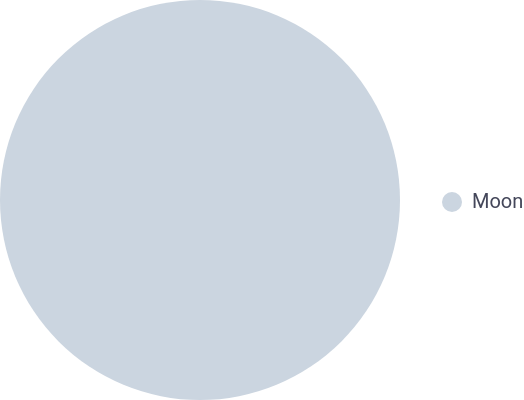

Vega-Lite specification stored for this chart:
### Vega-Lite specification from a JSON file in a GitHub repository (floating-point values rounded to 4 significant figures)
{"$schema": "https://vega.github.io/schema/vega-lite/v4.json", "description": "", "name": "Full Moon Pie Chart", "usermeta": {"tags": ["Pie Chart", "Interactive"]}, "height": 200, "width": 200, "padding": 0, "config": {"font": "Roboto", "style": {"guide-label": {"fill": "#44475a"}, "guide-title": {"fill": "#44475a"}}, "axis": {"domainColor": "#44475a", "tickColor": "#44475a"}}, "data": {"values": [{"category": "Moon", "value": 360, "order": 1}]}, "mark": {"type": "arc", "outerRadius": 100}, "encoding": {"theta": {"field": "value", "type": "quantitative", "stack": true}, "color": {"field": "category", "type": "nominal", "scale": {"domain": ["Moon"], "range": ["#cbd5e0"]}, "legend": {"title": null, "direction": "vertical", "orient": "none", "legendX": 220, "legendY": 95, "fillColor": "transparent"}}, "order": {"field": "order", "type": "quantitative"}}, "view": {"stroke": null}}
